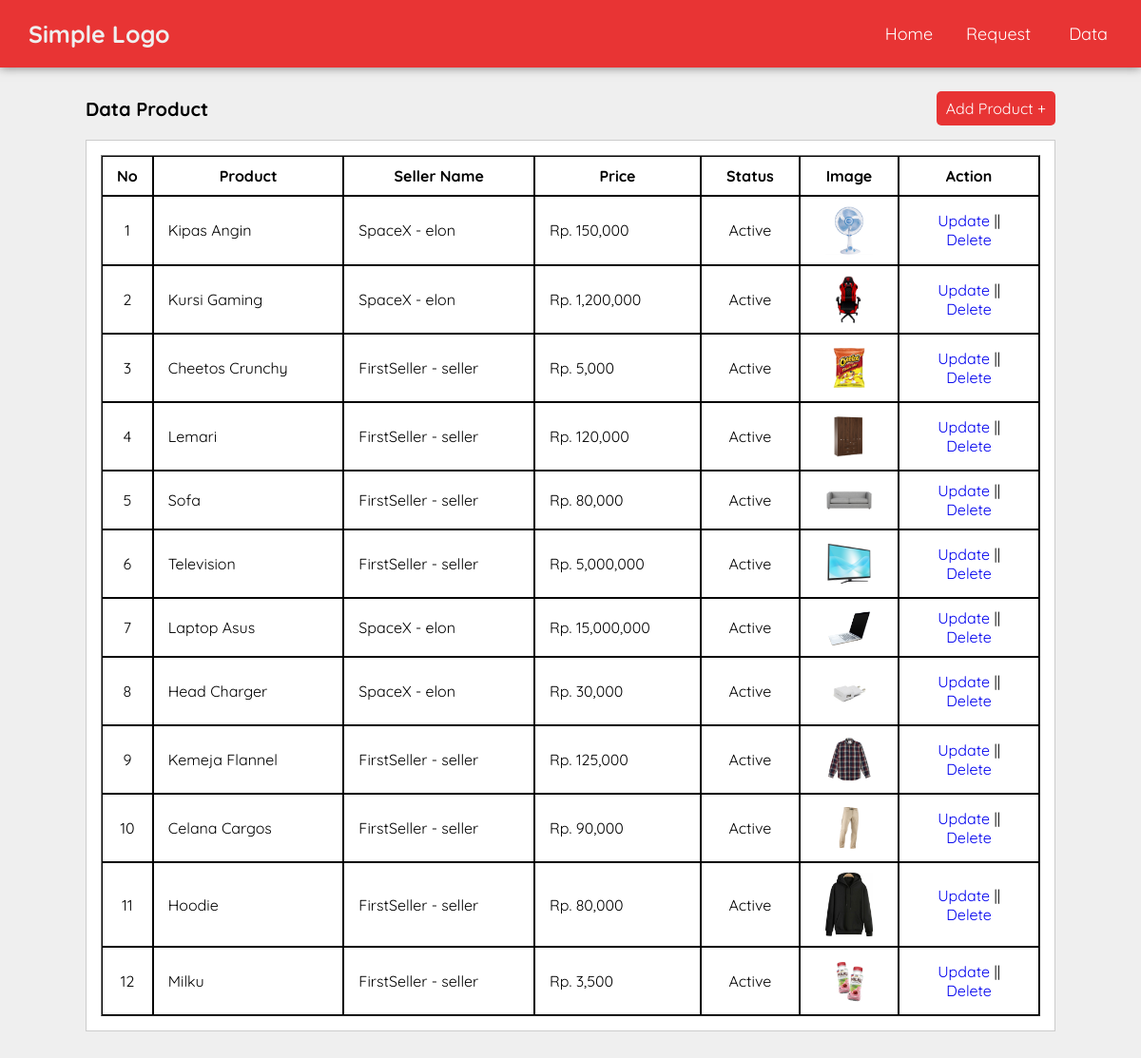
Screenshot of /moderator/manage-product.php (signed in) with the database file from the repository.
### tables this page shows
CREATE TABLE `tb_produk` (
  `id_produk` int(11) NOT NULL,
  `id_seller` int(11) NOT NULL,
  `id_category` int(11) NOT NULL,
  `name` varchar(100) DEFAULT NULL,
  `description` text DEFAULT NULL,
  `price` varchar(100) DEFAULT NULL,
  `image` varchar(50) DEFAULT NULL,
  `status` tinyint(1) DEFAULT NULL,
  `createAt` datetime NOT NULL DEFAULT current_timestamp()
);

CREATE TABLE `tb_seller` (
  `id_seller` int(11) NOT NULL,
  `companyName` varchar(100) DEFAULT NULL,
  `username` varchar(100) DEFAULT NULL,
  `password` varchar(100) DEFAULT NULL,
  `noTelp` varchar(50) DEFAULT NULL,
  `status` tinyint(1) DEFAULT NULL,
  `createdAt` datetime NOT NULL DEFAULT current_timestamp()
);

### moderator/manage-product.php (the view, shortened to what this page needs)
<?php
    include "../database/config.php";
?>
<!DOCTYPE html>
<html lang="en">
<head>
</head>
<body>
    <?php include "../partials/navbar-admin.php" ?>
    <main>
        <div class="section">
            <div class="container">
                <div class="head-content">
                    <div class="head-title">Data Product</div>
                    <a id="ModalBtn" class="head-link">Add Product +</a>
                </div>
                <div class="box">
                    <table border="1" cellspacing="0" class="table-data">
                        <thead>
                            <th width="5%">No</th>
                            <th>Product</th>
                            <th>Seller Name</th>
                            <th>Price</th>
                            <th>Status</th>
                            <th>Image</th>
                            <th width="15%">Action</th>
                        </thead>
                        <tbody>
                            <?php
                                $no = 1;
                                $mysql = mysqli_query($conn, "SELECT * FROM tb_produk LEFT JOIN tb_seller USING(id_seller) WHERE tb_produk.status = 1 ORDER BY tb_produk.createAt DESC;");
                                if(mysqli_num_rows($mysql)){
                                    while($a = mysqli_fetch_array($mysql)){
                            ?>
                            <tr>
                                <td align="center"><?= $no++ ?></td>
                                <td><?= $a['name'] ?></td>
                                <td><?= $a['companyName'].' - '.$a['username'] ?></td>
                                <td>Rp. <?= number_format($a['price']) ?></td>
                                <td align="center"><?= $a['status'] ? "Active" : "Deactive" ?></td>
                                <td align="center"><img width="50px" src="../assets/product/<?= $a['image'] ?>" alt="<?= $a['name'] ?>"></td>
                                <td align="center">
                                    <a href="update-product.php?id=<?= $a['id_produk'] ?>">Update</a> ||
                                    <a onclick="return confirm('Are you sure want delete this product? [<?= $a['name'] ?>]')" href="manage-product.php?delete=<?= $a['id_produk'] ?>">Delete</a>
                                </td>
                            </tr>
                            <?php }} else {?>
                            <tr>
                                <td align="center" colspan="7">404 Not Data Found</td>
                            </tr>
                            <?php } ?>
                        </tbody>
                    </table>
                </div>
            </div>
        </div>
    </main>
</body>
</html>

### styles/style.css (style rules this page uses)
* { padding: 0px; margin: 0px; box-sizing: border-box; text-decoration: none; outline: none; font-family: "Quicksand", Arial; scroll-behavior: smooth; }
body { background-color: #efefef; }
.container { width: 85%; margin: 0 auto; }
.section { padding: 20px 0px; }
.box { background-color: #fff; border: 1px solid #ccc; padding: 15px; box-sizing: border-box; margin: 10px 0; }
.box::after { content: ""; display: block; clear: both; }
.table-data { width: 100%; }
.table-data td, .table-data th { padding: 10px 15px; border: 1px solid; }
.head-content { display: flex; justify-content: space-between; align-items: center; padding: 5px 0px; }
.head-title { font-size: 20px; font-weight: bold; }
.head-link { color: #ffffff; background-color: #e83434; cursor: pointer; border: none; padding: 8px 10px; border-radius: 5px; }

### rows the page displays
tb_produk: name "Kipas Angin", id_seller.companyName "SpaceX", id_seller.username "elon", price "150,000", image (picture)
tb_produk: name "Kursi Gaming", id_seller.companyName "SpaceX", id_seller.username "elon", price "1,200,000", image (picture)
tb_produk: name "Cheetos Crunchy", id_seller.companyName "FirstSeller", id_seller.username "seller", price "5,000", image (picture)
tb_produk: name "Lemari", id_seller.companyName "FirstSeller", id_seller.username "seller", price "120,000", image (picture)
tb_produk: name "Sofa", id_seller.companyName "FirstSeller", id_seller.username "seller", price "80,000", image (picture)
tb_produk: name "Television", id_seller.companyName "FirstSeller", id_seller.username "seller", price "5,000,000", image (picture)
tb_produk: name "Laptop Asus", id_seller.companyName "SpaceX", id_seller.username "elon", price "15,000,000", image (picture)
tb_produk: name "Head Charger", id_seller.companyName "SpaceX", id_seller.username "elon", price "30,000", image (picture)
tb_produk: name "Kemeja Flannel", id_seller.companyName "FirstSeller", id_seller.username "seller", price "125,000", image (picture)
tb_produk: name "Celana Cargos", id_seller.companyName "FirstSeller", id_seller.username "seller", price "90,000", image (picture)
tb_produk: name "Hoodie", id_seller.companyName "FirstSeller", id_seller.username "seller", price "80,000", image (picture)
tb_produk: name "Milku", id_seller.companyName "FirstSeller", id_seller.username "seller", price "3,500", image (picture)
